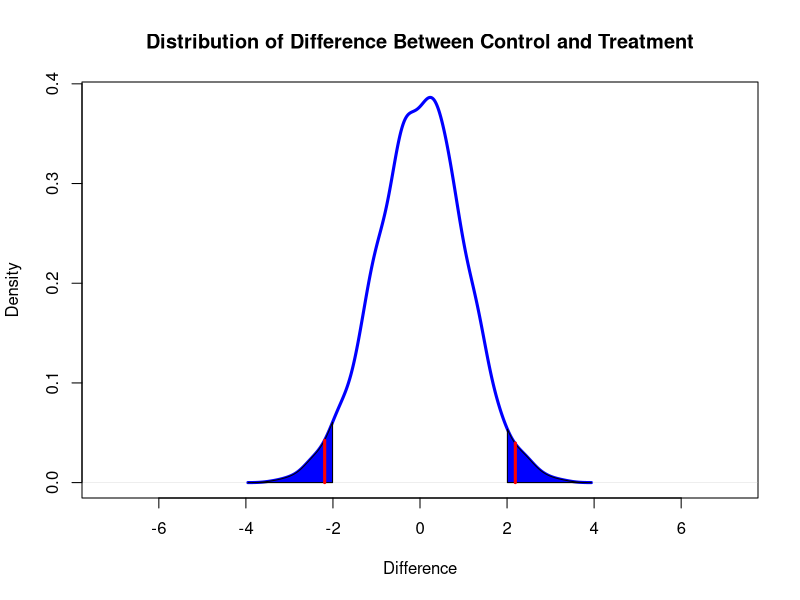

This figure's R source:
## ---- chunk 1
m_1 <- 3.47
m_2 <- 1.28
n_1 = 1400
n_2 = 1400
s_traffic <- 1
## ---- chunk 2
window <- 5
## ---- chunk 3
set.seed(100)
## ---- chunk 4
d <- m_1 - m_2
d_traffic <- 1.96*(sqrt(1/n_1 + 1/n_2)*s_traffic)
n_p <- (n_1 + n_2)/2

x = rnorm(n_p, mean = 0, sd= s_traffic)
dens <- density(x)
plot(dens, col=rgb(0,0,1,1), xlim = c(min((-d)-window,(-d_traffic)-window),max(d+window,d_traffic+window)), main="", lwd=3, xlab="")
title(main = "Distribution of Difference Between Control and Treatment", xlab="Difference")
x1max <- max(which(dens$x >= quantile(x, .975)))  
x1 <- min(which(dens$x >= quantile(x, .975)))  
x2 <- max(which(dens$x <=  quantile(x, .025)))
with(dens, polygon(x=c(x[c(0,0:x2,x2)]), y= c(y[0:x2],0), col="blue"))
with(dens, polygon(x=c(x[c(x1,x1:x1max)]), y= c(y[x1max], y[x1:x1max]), col="blue"))
temp <- mapply(function(x,y,c) lines(c(x,x), c(0,y), lwd=3, col=c), c(d,-d), c(dens$y[length(dens$x[dens$x < d])], dens$y[length(dens$x[dens$x < -d])] ), c("Red","Red"))
